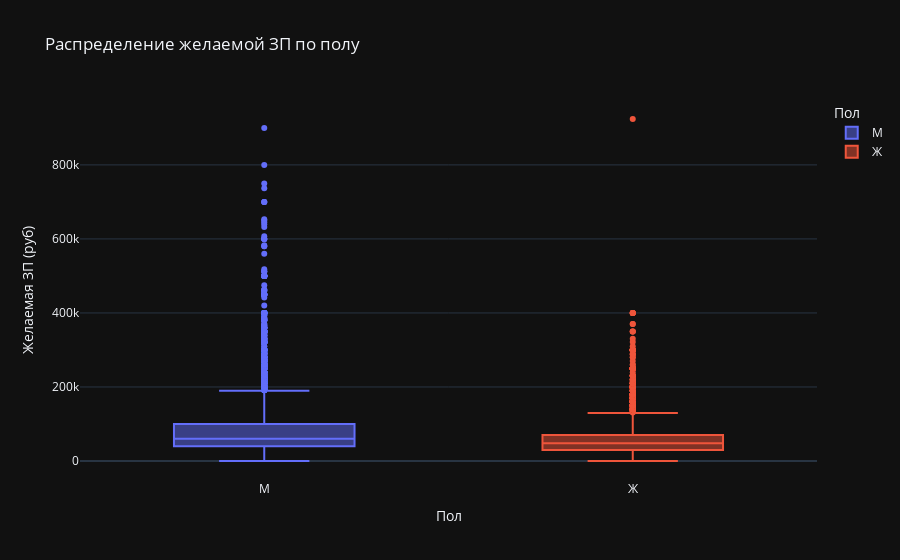

Notebook source saved alongside this figure:
### Markdown cell above
**Дополнительные баллы**

Для получения 2 дополнительных баллов построим еще два содержательных графика.

### Code cell
# Дополнительный график 1: Распределение ЗП по полу
fig = px.box(df_filtered, x='Пол', y='ЗП (руб)', color='Пол',
             title='Распределение желаемой ЗП по полу',
             labels={'Пол': 'Пол', 'ЗП (руб)': 'Желаемая ЗП (руб)'})
fig.show()

print("Медианная ЗП по полу:")
print(df_filtered.groupby('Пол')['ЗП (руб)'].median())

### Figure 1 — Plotly figure (JSON) as saved in the notebook; plotly's stock layout.template omitted (floating-point values rounded to 4 significant figures; data arrays with more than 128 entries replaced by an {"elided": "..."} marker saying what was removed)
{"data": [{"alignmentgroup": "True", "hovertemplate": "Пол=%{x}<br>Желаемая ЗП (руб)=%{y}<extra></extra>", "legendgroup": "М", "marker": {"color": "#636efa"}, "name": "М", "notched": false, "offsetgroup": "М", "orientation": "v", "showlegend": true, "x": {"elided": "36206 str values"}, "x0": " ", "xaxis": "x", "y": {"elided": "36206 float values"}, "y0": " ", "yaxis": "y", "type": "box"}, {"alignmentgroup": "True", "hovertemplate": "Пол=%{x}<br>Желаемая ЗП (руб)=%{y}<extra></extra>", "legendgroup": "Ж", "marker": {"color": "#EF553B"}, "name": "Ж", "notched": false, "offsetgroup": "Ж", "orientation": "v", "showlegend": true, "x": {"elided": "8532 str values"}, "x0": " ", "xaxis": "x", "y": {"elided": "8532 float values"}, "y0": " ", "yaxis": "y", "type": "box"}], "layout": {"xaxis": {"anchor": "y", "domain": [0.0, 1.0], "title": {"text": "Пол"}, "categoryorder": "array", "categoryarray": ["М", "Ж"]}, "yaxis": {"anchor": "x", "domain": [0.0, 1.0], "title": {"text": "Желаемая ЗП (руб)"}}, "legend": {"title": {"text": "Пол"}, "tracegroupgap": 0}, "title": {"text": "Распределение желаемой ЗП по полу"}, "boxmode": "overlay"}}
